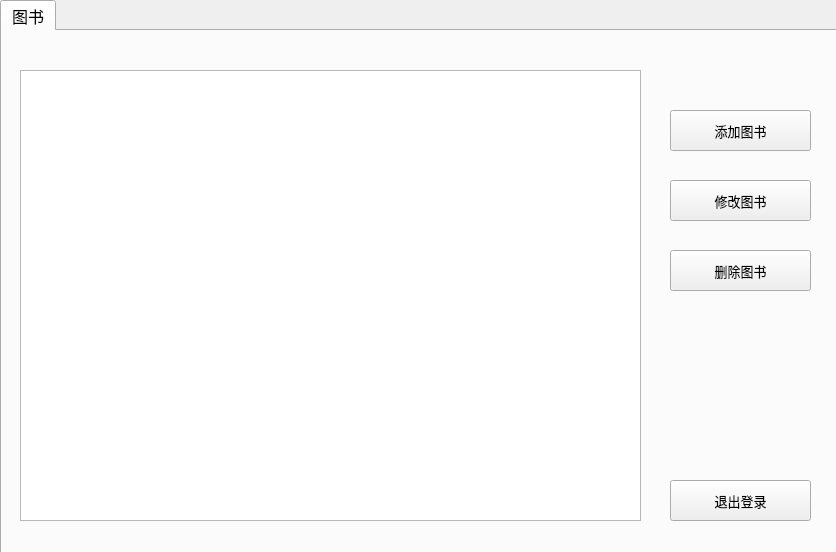
<?xml version="1.0" encoding="UTF-8"?>
<ui version="4.0">
 <class>librarydamin</class>
 <widget class="QWidget" name="librarydamin">
  <property name="geometry">
   <rect>
    <x>0</x>
    <y>0</y>
    <width>836</width>
    <height>552</height>
   </rect>
  </property>
  <property name="windowTitle">
   <string>Form</string>
  </property>
  <widget class="QTableView" name="tableView_3">
   <property name="geometry">
    <rect>
     <x>20</x>
     <y>70</y>
     <width>621</width>
     <height>451</height>
    </rect>
   </property>
  </widget>
  <widget class="QPushButton" name="add_3">
   <property name="geometry">
    <rect>
     <x>670</x>
     <y>110</y>
     <width>141</width>
     <height>41</height>
    </rect>
   </property>
   <property name="font">
    <font>
     <pointsize>10</pointsize>
    </font>
   </property>
   <property name="text">
    <string>添加图书</string>
   </property>
  </widget>
  <widget class="QPushButton" name="change_3">
   <property name="geometry">
    <rect>
     <x>670</x>
     <y>180</y>
     <width>141</width>
     <height>41</height>
    </rect>
   </property>
   <property name="font">
    <font>
     <pointsize>10</pointsize>
    </font>
   </property>
   <property name="text">
    <string>修改图书</string>
   </property>
  </widget>
  <widget class="QPushButton" name="delete_3">
   <property name="geometry">
    <rect>
     <x>670</x>
     <y>250</y>
     <width>141</width>
     <height>41</height>
    </rect>
   </property>
   <property name="font">
    <font>
     <pointsize>10</pointsize>
    </font>
   </property>
   <property name="text">
    <string>删除图书</string>
   </property>
  </widget>
  <widget class="QPushButton" name="exit_3">
   <property name="geometry">
    <rect>
     <x>670</x>
     <y>480</y>
     <width>141</width>
     <height>41</height>
    </rect>
   </property>
   <property name="font">
    <font>
     <pointsize>10</pointsize>
    </font>
   </property>
   <property name="text">
    <string>退出登录</string>
   </property>
  </widget>
  <widget class="QTabWidget" name="tabWidget">
   <property name="geometry">
    <rect>
     <x>0</x>
     <y>0</y>
     <width>841</width>
     <height>561</height>
    </rect>
   </property>
   <property name="font">
    <font>
     <pointsize>12</pointsize>
    </font>
   </property>
   <property name="currentIndex">
    <number>0</number>
   </property>
   <widget class="QWidget" name="tab">
    <property name="font">
     <font>
      <pointsize>12</pointsize>
     </font>
    </property>
    <attribute name="title">
     <string>图书</string>
    </attribute>
   </widget>
  </widget>
  <zorder>tabWidget</zorder>
  <zorder>tableView_3</zorder>
  <zorder>add_3</zorder>
  <zorder>change_3</zorder>
  <zorder>delete_3</zorder>
  <zorder>exit_3</zorder>
 </widget>
 <resources/>
 <connections/>
</ui>
